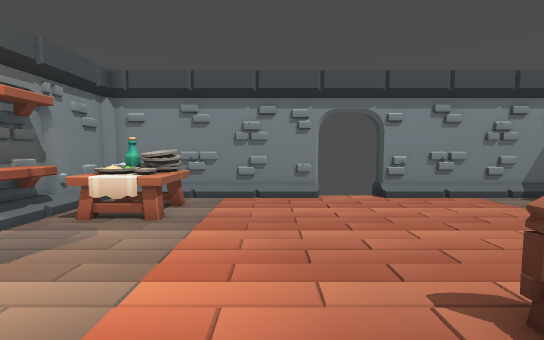
View 1 (above)

18 first-person views from a walk through a level from a Godot 3-D game. The camera is 1.5 m above the floor, tilts 4° down and sees 90° across. The floor is counted in squares, 1 m on a side. Each view is taken from the middle of a square. On the plan, view 1 faces up. The plan holds only what a view shows up to about 14 squares ahead; the rest is blank.

View 2
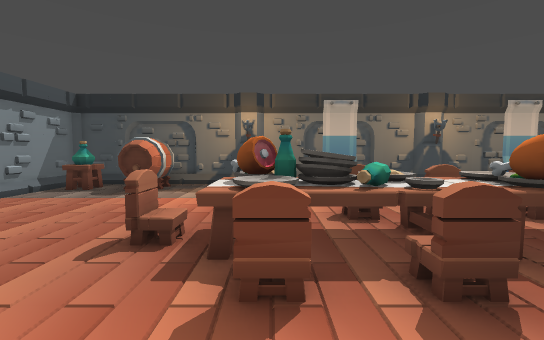

View 3
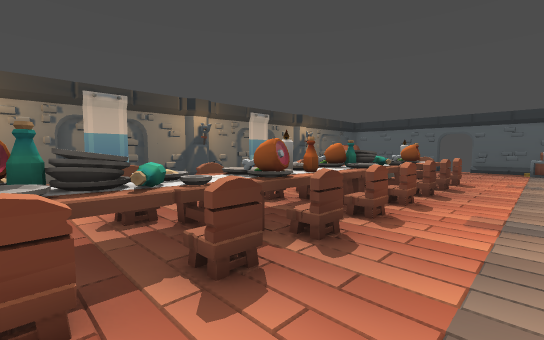

View 4
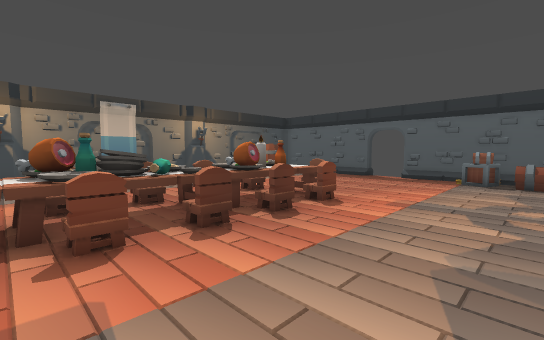

View 5
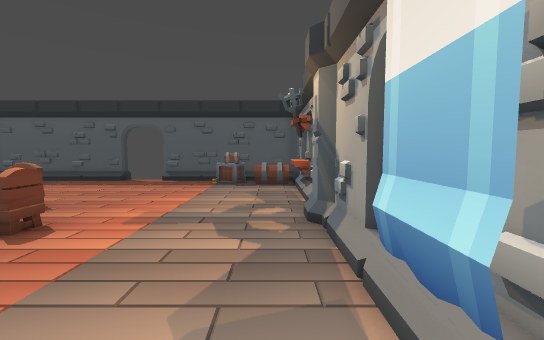

View 6
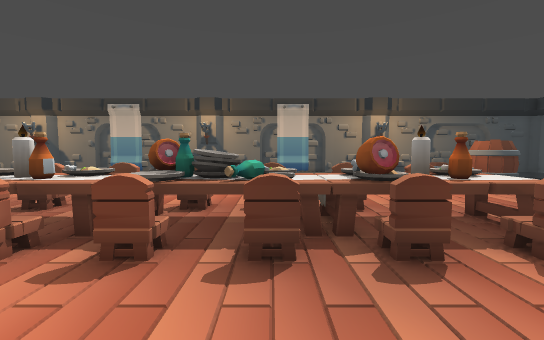

View 7
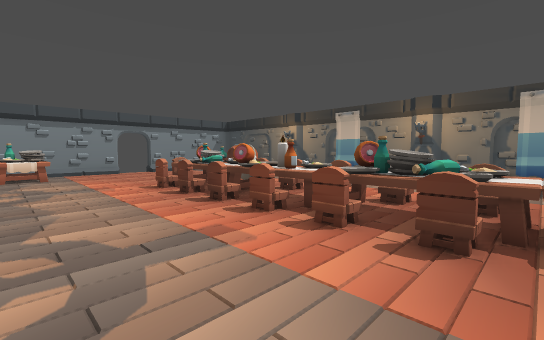

View 8
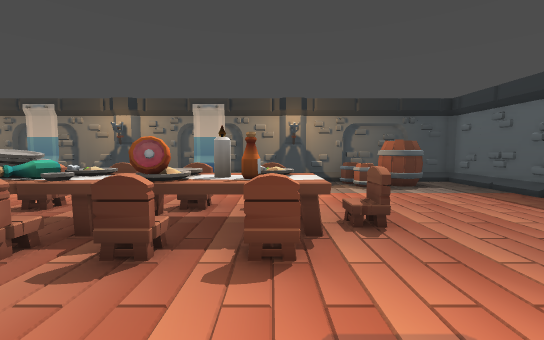

View 9
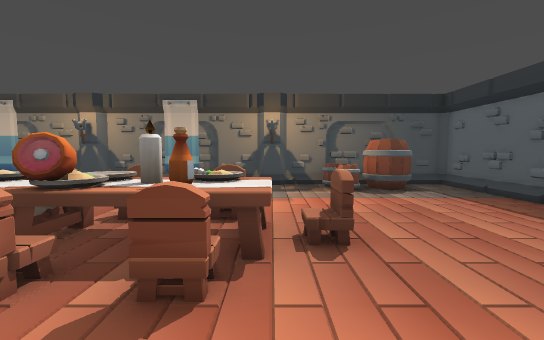

View 10
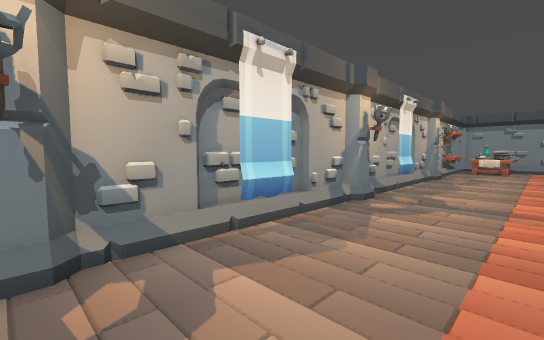

View 11
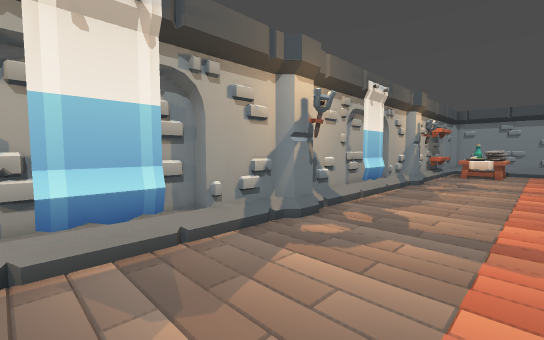

View 12
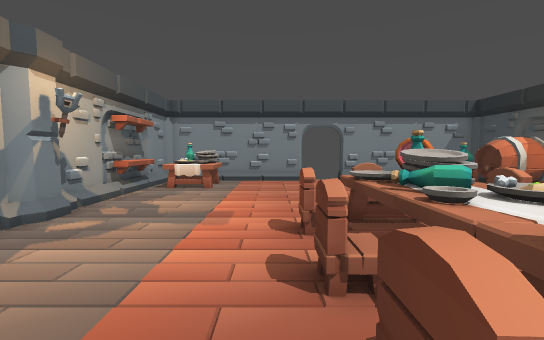

View 13
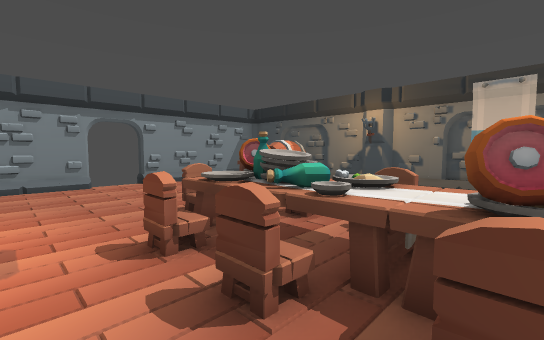

View 14
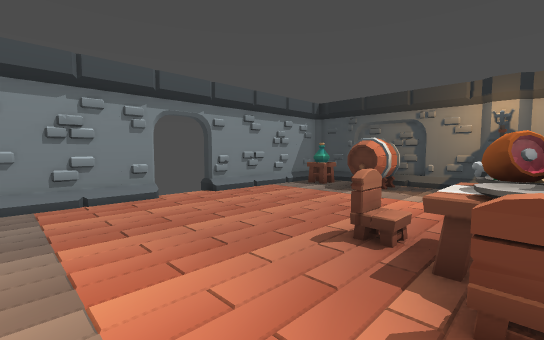

View 15
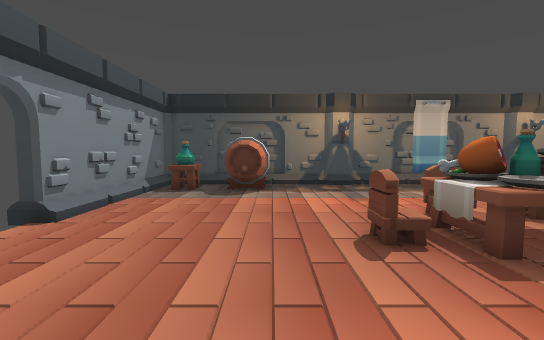

View 16
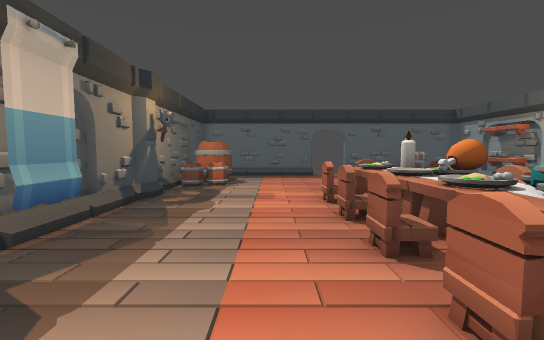

View 17
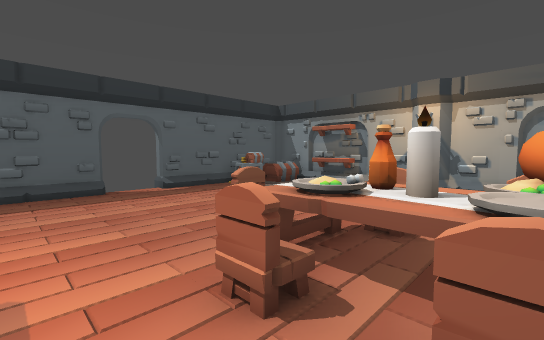

View 18
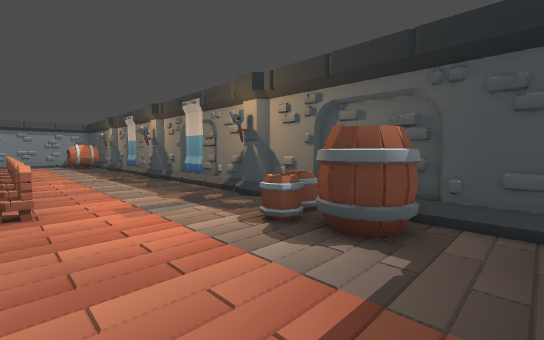

### Floor plan
Key: @ floor where view 1 was taken; # wall or solid block; . floor; ^ raised ledge; S shelf; C chair; B bottle; P plate; A candle; E box; R barrel; O other object.
Columns run from 6 left of view 1 to 11 right of it. Each row starts with its distance up from view 1.
  9  #######  #######
  8  #.............B#
  7 ##^^..........BB#
  6 #S^^...........##
  5 #S............###
  4 #S.............##
  3 #...............#
  2 ##......CC......#
  1  #......^^......#
  0  #....@C^^C.....#
 -1 ##......^^......##
 -2 #......C^^C.. ...#
 -3 ##......^^...   ##
 -4 ##.....COPC.    ##
 -5 #.......AA...   #
 -6 ##.....COOC...  #
 -7  #......^^..... #
 -8  #.....C^^C.....#
 -9 ##......^^......##
-10 #......C^^C......#
-11 ##......^^......##
-12 ##.....COPC.....##
-13 #.......AA......#
-14 ##.....COOC.....#
-15  #......^^......#
-16 ##......CC......#
-17 #..............R##
-18 #S............RRR#
-19 #S............RRR#
-20 #S............RRR#
-21 ##O.E...........##
-22  #O.E...........#
-23  #######  #######

Positions as (right, up) in squares from view 1, and headings:
1: (0, 0), facing up
2: (-2, 0), facing right
3: (-2, 0), facing down-right
4: (-4, -7), facing down-right
5: (-4, -9), facing down
6: (-3, -10), facing right
7: (-4, -11), facing up-right
8: (-3, -14), facing right
9: (-2, -15), facing right
10: (-1, -15), facing up-left
11: (-1, -12), facing up-left
12: (0, -5), facing up
13: (-1, -4), facing up-right
14: (-2, 0), facing up-right
15: (-2, 4), facing right
16: (6, -6), facing down
17: (6, -12), facing down-left
18: (4, -22), facing up-right
